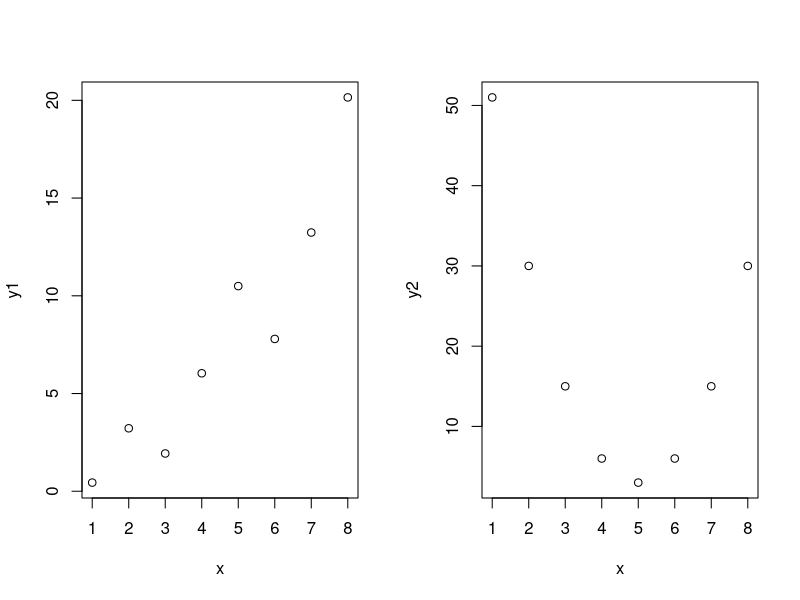
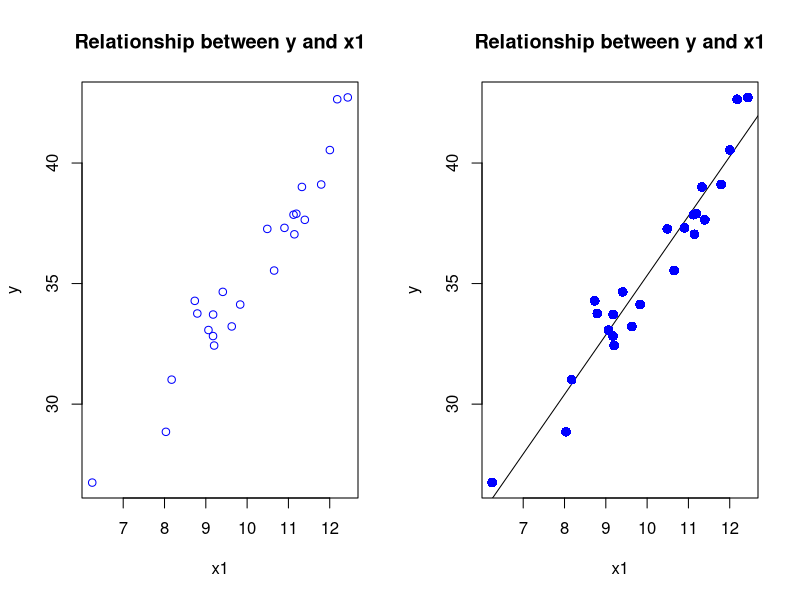
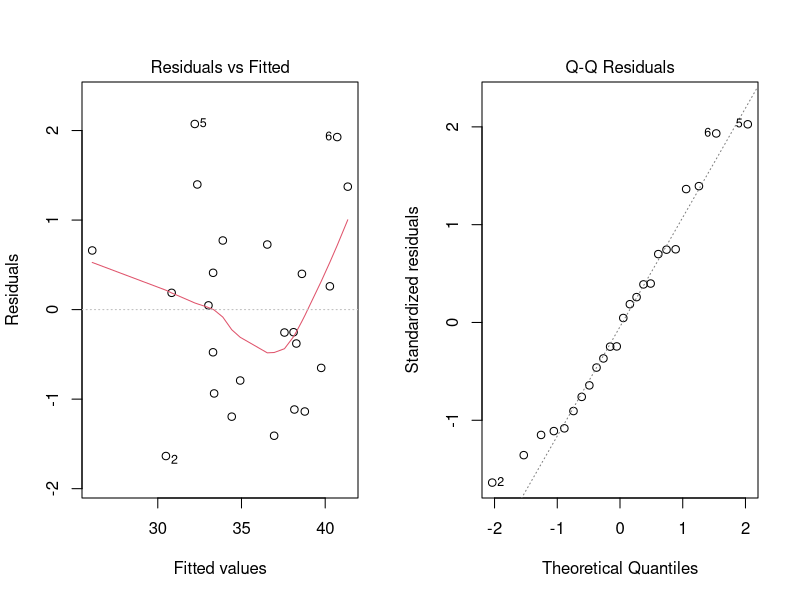
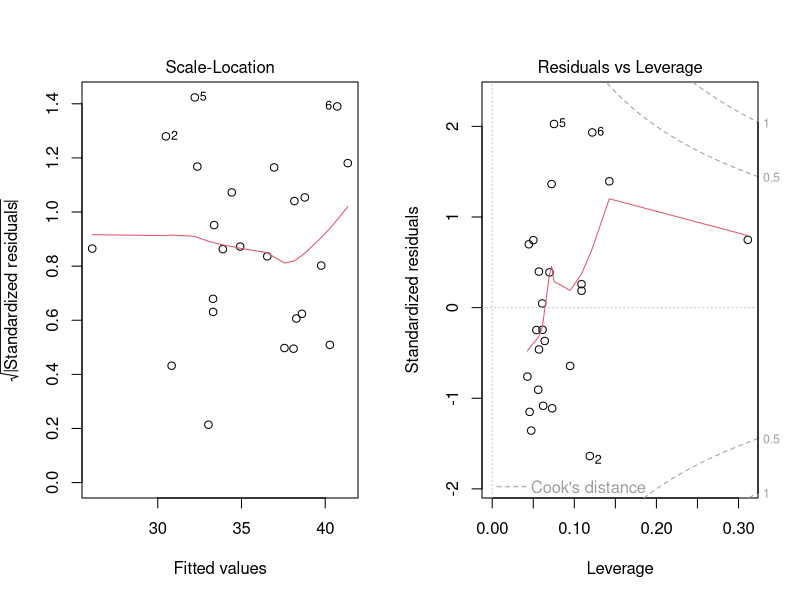

Write the R code that produced these figures, in order.
## ---- chunk 1
knitr::opts_chunk$set(echo = TRUE)
## ---- chunk 2
# data generation
set.seed(1024)
x <- 1:8
y1 <- 2*x + rnorm(length(x),0,2) # linear 
y2 <- 3*(x-5)^2+3 #polynomial

par(mfrow=c(1,2))
plot(x,y1)
plot(x,y2)
## ---- chunk 3
set.seed(2023)
x1 <- rnorm(24,10,2)
x2 <- rnorm(24,5,0.4)
y <- 2*x1+3*x2
example_data <- data.frame(x1 = x1,x2 = x2,y=y)
## ---- chunk 4
plot(x1,y,col='blue',main = 'Relationship between y and x1')
## ---- chunk 5
# 一元线性模型
model1 <- lm(y~x1,data = example_data) #拟合的model：y = b*x_1+a

# 多元线性模型不含交互
# model2 <- lm(y~x1+x2,data = example_data)  #拟合的model: y = b_1*x_1+b_2*x_2+a

# 多元线性模型含交互
# model2 <- lm(y~x1+x2+x1:x2,data = example_data)  #拟合的model: y = b_1*x_1+b_2*x_2+b_3*x_1*x_2

## ---- chunk 6
summary(model1)
## ---- chunk 7
# draw the scatter and line plot
plot(x1,y,col = "blue",main = "Relationship between y and x1",
abline(lm(y~x1)),cex = 1.3,pch = 16,xlab = "x1",ylab = "y")

## ---- chunk 8
(model1$coefficients) #系数，k和b
(model1$residuals)    #残差
plot(model1)          #生成评价拟合模型的诊断图
## ---- chunk 9
# fitted predicted data
(predict(model1))

# 或者
model1$fitted.values
## ---- chunk 10
# set the dataframe to be predicted,please notice the column name should be the same with the linear model
data <- data.frame(x1 = c(2.5))

# prediction
predict(model1,newdata = data)
